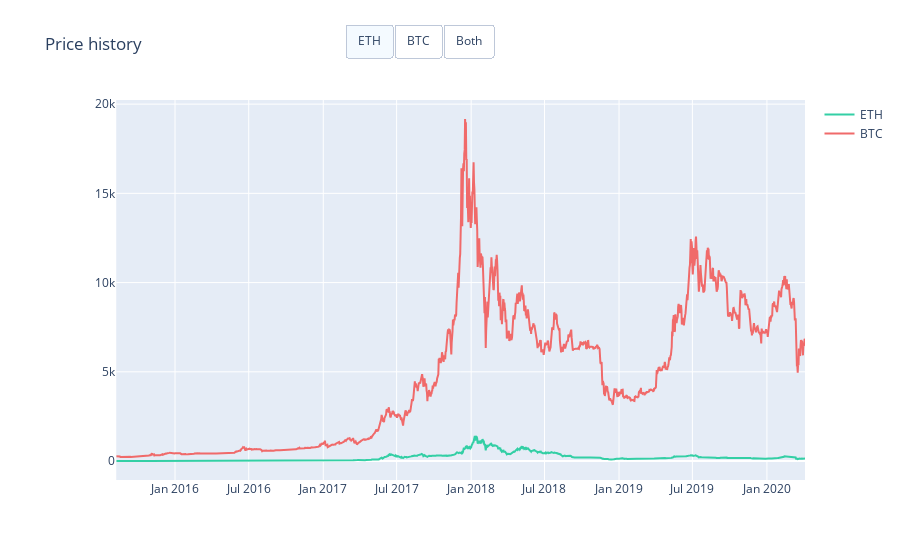

The notebook cell saved with this chart:
### Markdown cell above
### Figure

### Code cell
# Initialize figure
fig = go.Figure()

fig.add_trace(
    go.Scatter(x=list(df.index),
               y=list(df.ETH),
               name="ETH",
               line=dict(color="#33CFA5")))

fig.add_trace(
    go.Scatter(x=list(df.index),
               y=list(df.BTC),
               name="BTC",
               line=dict(color="#F06A6A")))


fig.update_layout(
    updatemenus=[
        dict(
            type="buttons",
            direction="right",
            active=0,
            x=0.57,
            y=1.2,
            buttons=list([
                dict(label="ETH",
                     method="update",
                     args=[{"visible": [True, False]},
                           {"title": "BTC",
                            "annotations": []}]),
                dict(label="BTC",
                     method="update",
                     args=[{"visible": [False, True]},
                           {"title": "ETH",
                            "annotations": []}]),
                dict(label="Both",
                     method="update",
                     args=[{"visible": [True, True]},
                           {"title": "All",
                            "annotations": [] }]),
            ]),
        )
    ])

# Set title
fig.update_layout(
    title_text="Price history",
    xaxis_domain=[0.05, 1.0]
)

fig.show()

### Figure 1 — Plotly figure (JSON) as saved in the notebook; plotly's stock layout.template omitted (floating-point values rounded to 4 significant figures; data arrays with more than 128 entries replaced by an {"elided": "..."} marker saying what was removed)
{"data": [{"line": {"color": "#33CFA5"}, "name": "ETH", "type": "scatter", "x": {"elided": "1690 str values"}, "y": {"elided": "1690 float values"}}, {"line": {"color": "#F06A6A"}, "name": "BTC", "type": "scatter", "x": {"elided": "1690 str values"}, "y": {"elided": "1690 float values"}}], "layout": {"title": {"text": "Price history"}, "updatemenus": [{"active": 0, "buttons": [{"args": [{"visible": [true, false]}, {"annotations": [], "title": "BTC"}], "label": "ETH", "method": "update"}, {"args": [{"visible": [false, true]}, {"annotations": [], "title": "ETH"}], "label": "BTC", "method": "update"}, {"args": [{"visible": [true, true]}, {"annotations": [], "title": "All"}], "label": "Both", "method": "update"}], "direction": "right", "type": "buttons", "x": 0.57, "y": 1.2}], "xaxis": {"domain": [0.05, 1]}}}
